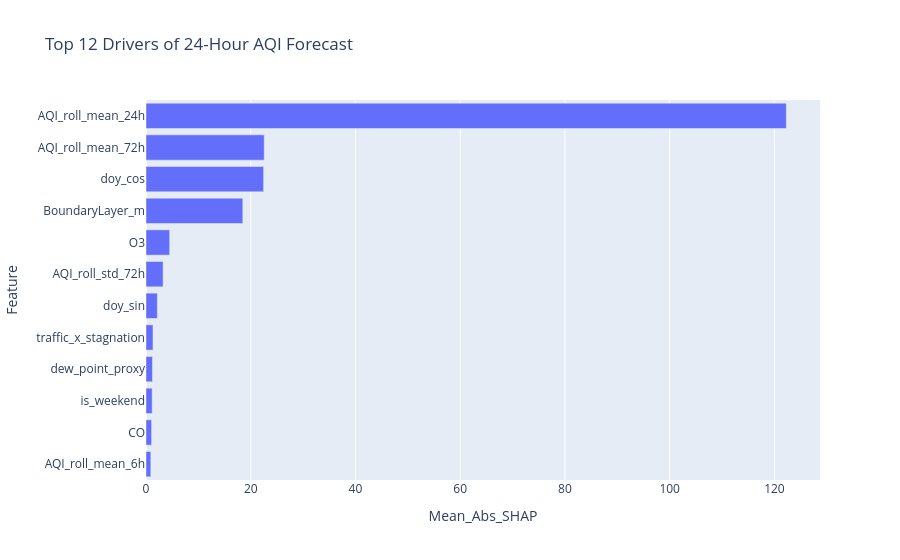

Notebook source saved alongside this figure:
### Markdown cell above
## 6. Feature Importance & SHAP Explainability

### Code cell
imp_df = compute_feature_importance(artifacts_24['rf_model'], artifacts_24['X_test'], artifacts_24['feature_cols'])
display(imp_df.head(12))

fig_imp = px.bar(imp_df.head(12).iloc[::-1], x=imp_df.columns[1], y='Feature', orientation='h',
                 title='Top 12 Drivers of 24-Hour AQI Forecast')
fig_imp.show()

### Figure 1 — Plotly figure (JSON) as saved in the notebook; plotly's stock layout.template omitted (floating-point values rounded to 4 significant figures)
{"data": [{"hovertemplate": "Mean_Abs_SHAP=%{x}<br>Feature=%{y}<extra></extra>", "legendgroup": "", "marker": {"color": "#636efa", "pattern": {"shape": ""}}, "name": "", "orientation": "h", "showlegend": false, "textposition": "auto", "type": "bar", "x": [0.9198, 1.065, 1.174, 1.233, 1.338, 2.169, 3.266, 4.515, 18.49, 22.46, 22.57, 122.3], "xaxis": "x", "y": ["AQI_roll_mean_6h", "CO", "is_weekend", "dew_point_proxy", "traffic_x_stagnation", "doy_sin", "AQI_roll_std_72h", "O3", "BoundaryLayer_m", "doy_cos", "AQI_roll_mean_72h", "AQI_roll_mean_24h"], "yaxis": "y"}], "layout": {"barmode": "relative", "legend": {"tracegroupgap": 0}, "title": {"text": "Top 12 Drivers of 24-Hour AQI Forecast"}, "xaxis": {"anchor": "y", "domain": [0, 1], "title": {"text": "Mean_Abs_SHAP"}}, "yaxis": {"anchor": "x", "domain": [0, 1], "title": {"text": "Feature"}}}}
